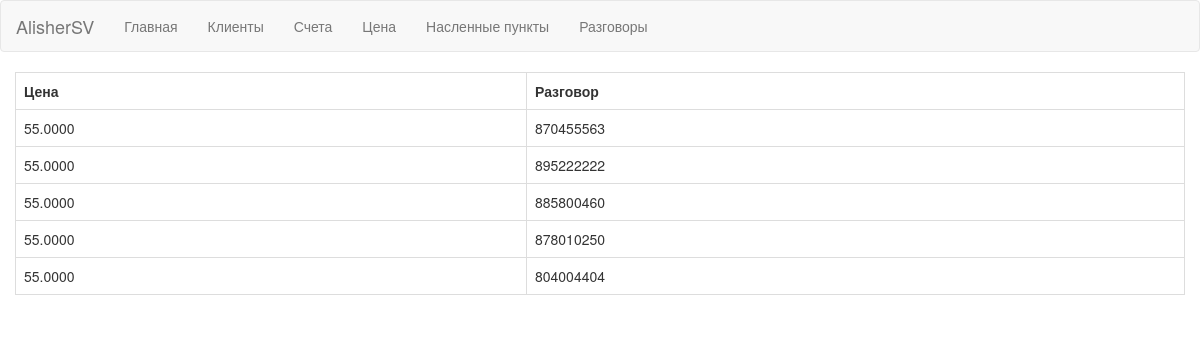
/Svyaz_Project/price.php, run on the app's committed database.
### tables this page shows
CREATE TABLE alisher_phone_calls (
  call_id int(11) UNSIGNED NOT NULL AUTO_INCREMENT,
  price_id int(11) UNSIGNED NOT NULL,
  sub_num int(11) NOT NULL,
  receipt_id int(11) UNSIGNED NOT NULL,
  call_date date NOT NULL,
  call_start_time time NOT NULL,
  call_end_time time NOT NULL,
  PRIMARY KEY (call_id)
);

CREATE TABLE alisher_price (
  price_id int(11) UNSIGNED NOT NULL AUTO_INCREMENT,
  locality_id int(11) UNSIGNED NOT NULL,
  cost decimal(19, 4) NOT NULL,
  PRIMARY KEY (price_id)
);

### Svyaz_Project/api.php (called while the page is built, shortened)
<?php
        function getAllPrices($db) {
            $sql = "SELECT * FROM alisher_price
                    INNER JOIN alisher_phone_calls on alisher_price.price_id = alisher_price.price_id";
            $result = array();
            $stmt = $db->prepare($sql);
            $stmt->execute();
            while($row = $stmt->fetch(PDO::FETCH_ASSOC)) {
                $result[$row['price_id']] = $row;
            }
            return $result;
            }

### Svyaz_Project/price.php (the view, shortened to what this page needs)
<!DOCTYPE html>
<html lang="en">
<head>
<link rel="stylesheet" media="screen" href="//netdna.bootstrapcdn.com/bootstrap/3.3.4/css/bootstrap.min.css">
</head>
<body background="https://www.solidbackgrounds.com/images/3840x2160/3840x2160-cream-solid-color-background.jpg">
<header>
<nav class="navbar navbar-default" role="navigation">
    <div class="navbar-header">
        <a class="navbar-brand" href="#">AlisherSV</a>
    </div>
    <div class="collapse navbar-collapse navbar-ex1-collapse">
        <ul class="nav navbar-nav">
            <li><a href="index.php">Главная</a></li>
            <li><a href="clients.php">Клиенты</a></li>
            <li><a href="receipt.php">Счета</a></li>
            <li><a href="price.php">Цена</a></li>
            <li><a href="locality.php">Насленные пункты</a></li>
            <li><a href="phone_calls.php">Разговоры</a></li>
        </ul>
    </div>
</nav>
</header>
<div id="content">
<div class="container-fluid">
     <?php include 'db.php'; ?>
     <?php include 'api.php'; ?>
     <?php
     $prices = getAllPrices($db);
     ?>
     <table class="table table-bordered">
     <tr>
     <th>Цена</th>
     <th>Разговор</th>
     </tr>
     <?php foreach ($prices as $price) { ?>
     <tr>
    <td><?php echo $price['cost']; ?></td>
    <td><?php echo $price['sub_num']; ?></td>
     </tr>
     <?php } ?>
     </table>
 </div>
</div>
</body>
</html>

### data on the page
alisher_phone_calls: alisher_price.cost "55.0000", sub_num "870455563"
alisher_phone_calls: price.cost "55.0000", sub_num "895222222"
alisher_phone_calls: alisher_price.cost "55.0000", sub_num "885800460"
alisher_phone_calls: alisher_price.cost "55.0000", sub_num "878010250"
alisher_phone_calls: alisher_price.cost "55.0000", sub_num "804004404"
